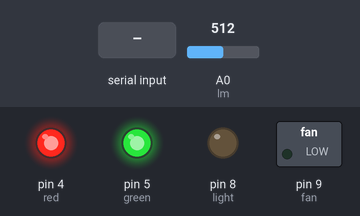
The sketch below on a simulated Arduino Uno, built with avr-gcc and run on an emulated ATmega328P. Shown: switched loads named in the sketch (green lamp = pin HIGH), output pins drawn as LEDs (lit = HIGH). Inputs (shaded band) come from the test bench; at power-on: A0 (lm) = 512. What the sketch prints to the serial monitor is not drawn.

Above: at 1.8 s.
1.9 s: "1" received over Serial
At 2.6 s:
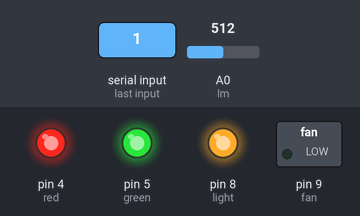
3.5 s: "2" received over Serial
At 5.3 s:
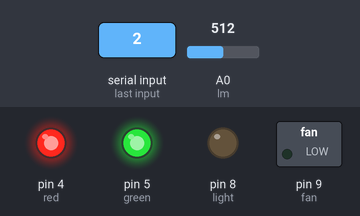
Timing chart, 0 to 6.8 s (numbered marks = the images above; inputs shaded):
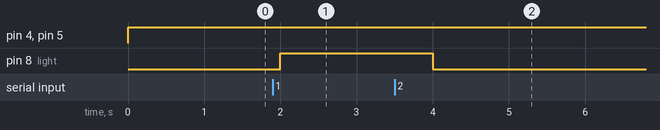

Measured:
- after the input at 1.9 s, pin 8 (light): LOW → HIGH after 0.10 s
- after the input at 3.5 s, pin 8 (light): HIGH → LOW after 0.50 s

The sketch:

finalyearpro.ino
```cpp
int light = 8;
int fan = 9;
char sms;
int lm = A0;

//testing power supply
int red = 4;
int green = 5;

void setup() {
  Serial.begin(9600);
  pinMode(red,OUTPUT);
  pinMode(green,OUTPUT);
  pinMode(light,OUTPUT);
  pinMode(fan,OUTPUT);
  pinMode(lm,INPUT);
}

void loop() {
  //testing power supply
  digitalWrite(red,HIGH);
  digitalWrite(green,HIGH);

  float value = analogRead(A0);
  float milivolt = (value*5000)/1024;
  int temp = milivolt/10;
  Serial.print(temp);
  Serial.print(" ");
  delay(1000);

  if(Serial.available()!=0){
    sms = Serial.read();
  }
   if(sms=='1'){
    digitalWrite(light,HIGH);
   }
   if(sms=='2'){
    digitalWrite(light,LOW);
   }
   if(sms=='3' && temp<30){
    digitalWrite(fan,HIGH);
   }
   if(sms=='4'){
    digitalWrite(fan,LOW);
   }
}
```
